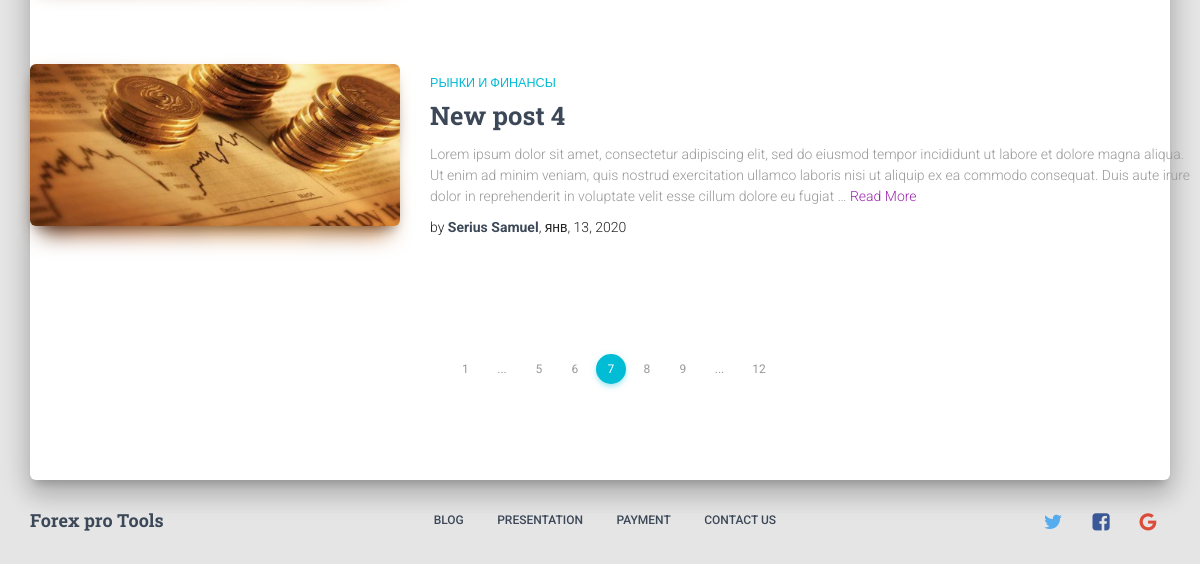
Page /blog/markets-and-finance (lower part) on the earlier database version.
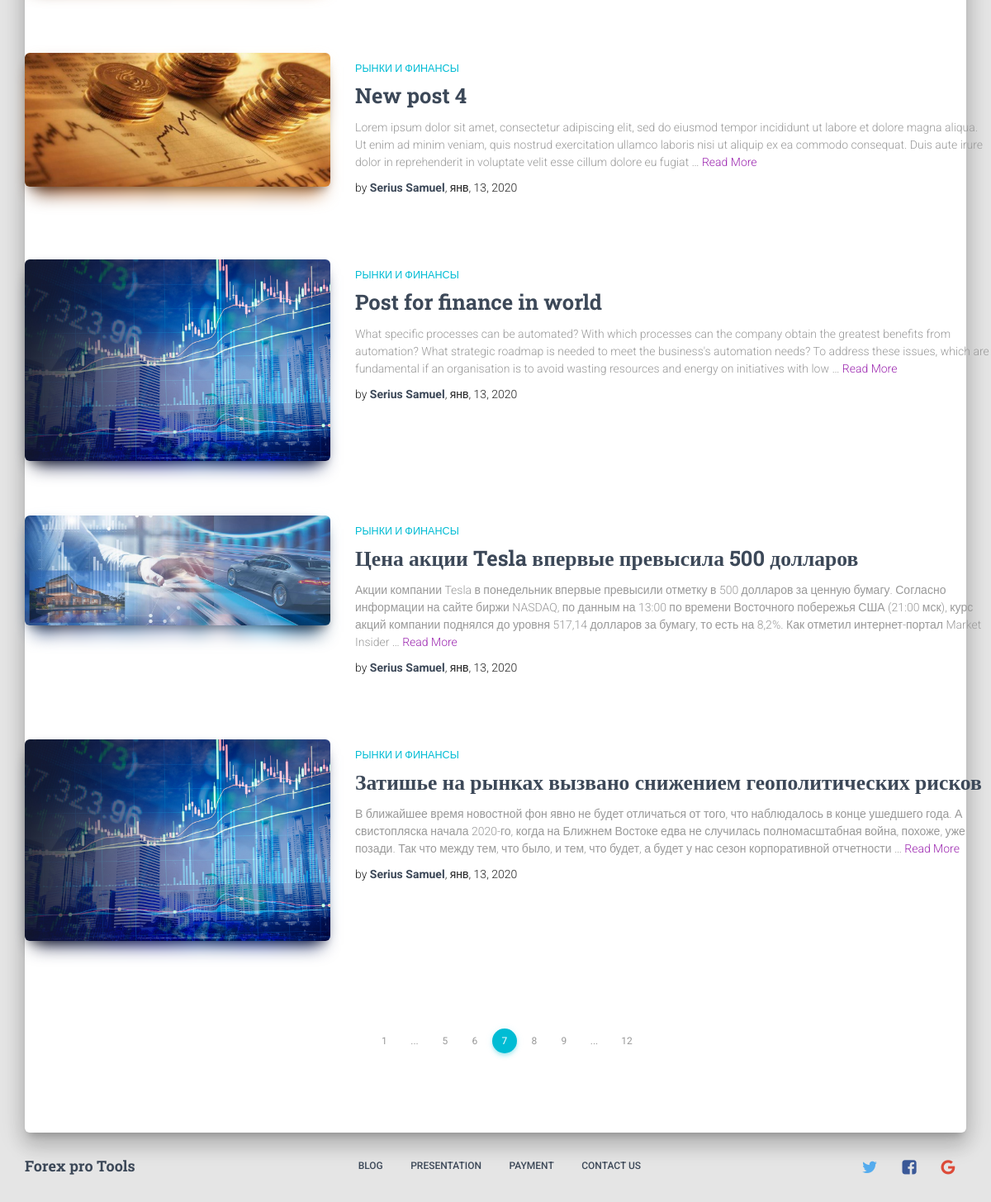
Same page on the later database version.
### blog/models.py (models this page shows, shortened)
class Post(models.Model):
    title = models.CharField(max_length=150, verbose_name='Заголовок статьи')
    slug = models.SlugField(unique=True, blank=True, verbose_name='Ссылка')
    category = models.ForeignKey(Category, on_delete=models.CASCADE, verbose_name='Категория')
    author = models.ForeignKey(User, on_delete=models.CASCADE, verbose_name='Автор поста')
    image_post = models.ImageField(default='post_img/default_post.jpg', upload_to='post_img',
                                   verbose_name='Изображение поста')
    content = RichTextUploadingField(max_length=None, verbose_name='Текст статьи')
    pub_date = models.DateTimeField(auto_now_add=True, verbose_name='Дата публикации')
    likes = models.PositiveIntegerField(default=0, verbose_name='Нравится')
    dislikes = models.PositiveIntegerField(default=0, verbose_name='Не нравится')
    comments = GenericRelation('Comment')
    def get_absolute_url(self):
        return reverse('post_detail', kwargs={'category': self.category.slug, 'slug': self.slug})
    class Meta:
        verbose_name = 'Статья'
        verbose_name_plural = 'Статьи'

class Category(models.Model):
    name = models.CharField(max_length=150, verbose_name='Имя категории')
    slug = models.SlugField(unique=True, verbose_name='Ссылка категории')
    def get_absolute_url(self):
        return reverse('category_detail', kwargs={'slug': self.slug})
    class Meta:
        verbose_name = 'Категория'
        verbose_name_plural = 'Категории'

### blog/views.py (the view)
# urls.py: path('<slug:slug>', CategoryDetailView.as_view(), name='category_detail')
class CategoryDetailView(DetailView):
    model = Category
    slug_field = 'slug'
    def get_context_data(self, *args, object_list=None, **kwargs):
        context = super().get_context_data(*args, **kwargs)
        context['categories'] = self.model.objects.all()
        context['posts'] = self.get_object().post_set.all()
        return context

### templates/blog/category_detail.html (shortened to what this page needs)
{% extends 'base.html' %}
{% load static %}
{% block content %}
    <div class="section">
        <div class="row">
            <div class="blogs-3">
                <div class="container">
                    <div class="row">
                        {% for post in posts %}
                            <div class="card card-plain card-blog">
                                <div class="row">
                                    <div class="col-md-4">
                                        <div class="card-image">
                                            <img class="img img-raised" src="{{ post.image_post.url }}"/>
                                        </div>
                                    </div>
                                    <div class="col-md-8">
                                        <h6 class="category text-info">{{ post.category.name }}</h6>
                                        <h3 class="card-title">
                                            <a href="{{ post.get_absolute_url }}">{{ post.title }}</a>
                                        </h3>
                                        <p class="card-description">
                                            {{ post.content|truncatewords:50 }}
                                            <a
                                                    href="{{ post.get_absolute_url }}"> Read More </a>
                                        </p>
                                        <p class="author">
                                            by <a
                                                href=""><b>{{ post.author.get_full_name }}</b></a>, {{ post.pub_date|date:'b, d, Y' }}
                                    </div>
                                </div>
                            </div>
                        {% endfor %}
                    </div>
                </div>
            </div>
        </div>
        <div class="row text-center">
            <ul class="pagination pagination-info">
                <li><a href="javascript:void(0);">1</a></li>
                <li><a href="javascript:void(0);">...</a></li>
                <li><a href="javascript:void(0);">5</a></li>
                <li><a href="javascript:void(0);">6</a></li>
                <li class="active"><a href="javascript:void(0);">7</a></li>
                <li><a href="javascript:void(0);">8</a></li>
                <li><a href="javascript:void(0);">9</a></li>
                <li><a href="javascript:void(0);">...</a></li>
                <li><a href="javascript:void(0);">12</a></li>
            </ul>
        </div>
    </div>
{% endblock %}

### templates/base.html (shortened to what this page needs)
<!doctype html>
{% load static %}
<html lang="en">
<head>
    <link rel="stylesheet" href="https://maxcdn.bootstrapcdn.com/font-awesome/latest/css/font-awesome.min.css"/>
    <link href="{% static 'assets/css/bootstrap.min.css' %}" rel="stylesheet"/>
    <link href="{% static 'assets/css/material-kit.css' %}" rel="stylesheet"/>
</head>
<body class="blog-posts">
<div class="main main-raised">
    <div class="container">
        {% block content %}
        {% endblock %}
    </div>
</div>
{% include 'include/footer_base.html' %}
</body>
</html>

### templates/include/footer_base.html
<footer class="footer">
    <div class="container">
        <a class="footer-brand" href="#pablo">Forex pro Tools</a>
        <ul class="pull-center">
            <li><a href="#pablo">Blog </a></li>
            <li><a href="#pablo"> Presentation </a></li>
            <li><a href="#pablo"> Payment </a></li>
            <li><a href="#pablo"> Contact Us </a></li>
        </ul>
        <ul class="social-buttons pull-right">
            <li>
                <a href="https://twitter.com/CreativeTim" target="_blank"
                   class="btn btn-just-icon btn-twitter btn-simple">
                    <i class="fa fa-twitter"></i>
                </a>
            </li>
            <li>
                <a href="https://www.facebook.com/CreativeTim" target="_blank"
                   class="btn btn-just-icon btn-facebook btn-simple">
                    <i class="fa fa-facebook-square"></i>
                </a>
            </li>
            <li>
                <a href="https://www.instagram.com/CreativeTimOfficial" target="_blank"
                   class="btn btn-just-icon btn-google btn-simple">
                    <i class="fa fa-google"></i>
                </a>
            </li>
        </ul>
    </div>
</footer>

Differences in the rows shown:
added Post: image_post (picture), category.name "РЫНКИ И ФИНАНСЫ", title "Post for finance in world", content "What specific processes can be automated? With which processes can the company obtain the greatest benefits from automation? What strategic roadmap is needed to meet the business's automation needs? To address these issues, which are fundamental if an organisation is to avoid wasting resources and energy on initiatives with low …", author.get_full_name "Serius Samuel", pub_date "янв, 13, 2020"
added Post: image_post (picture), category.name "РЫНКИ И ФИНАНСЫ", title "Цена акции Tesla впервые превысила 500 долларов", content "Акции компании Tesla в понедельник впервые превысили отметку в 500 долларов за ценную бумагу. Согласно информации на сайте биржи NASDAQ, по данным на 13:00 по времени Восточного побережья США (21:00 мск), курс акций компании поднялся до уровня 517,14 долларов за бумагу, то есть на 8,2%. Как отметил интернет-портал Market Insider …", author.get_full_name "Serius Samuel", pub_date "янв, 13, 2020"
added Post: image_post (picture), category.name "РЫНКИ И ФИНАНСЫ", title "Затишье на рынках вызвано снижением геополитических рисков", content "В ближайшее время новостной фон явно не будет отличаться от того, что наблюдалось в конце ушедшего года. А свистопляска начала 2020-го, когда на Ближнем Востоке едва не случилась полномасштабная война, похоже, уже позади. Так что между тем, что было, и тем, что будет, а будет у нас сезон корпоративной отчетности …", author.get_full_name "Serius Samuel", pub_date "янв, 13, 2020"
